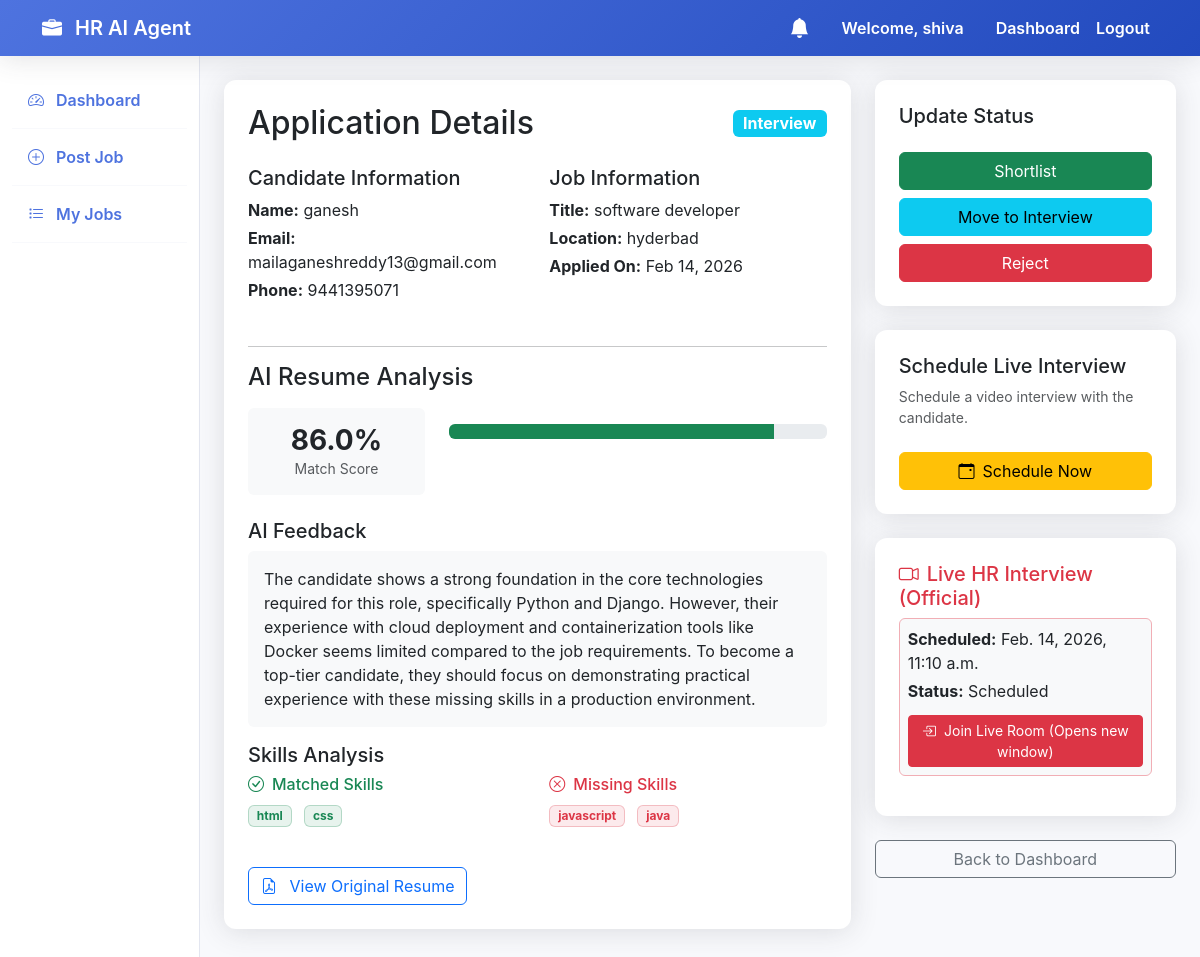
/jobs/application/3/ (signed in), run on the app's committed database.
### accounts/models.py (models this page shows, shortened)
class User(AbstractUser):
    ROLE_CHOICES = (
        ('hr', 'HR (Recruiter)'),
        ('candidate', 'Candidate (Student/Job Seeker)'),
    )
    role = models.CharField(max_length=20, choices=ROLE_CHOICES, default='candidate')
    phone = models.CharField(max_length=15, blank=True, null=True)
    organization_name = models.CharField(max_length=255, blank=True, null=True, help_text="Required for HR role")
    profile_picture = models.ImageField(upload_to='profile_pics/', blank=True, null=True)

### jobs/models.py (models this page shows, shortened)
class Application(models.Model):
    STATUS_CHOICES = (
        ('applied', 'Applied'),
        ('shortlisted', 'Shortlisted'),
        ('rejected', 'Rejected'),
        ('interview', 'Interview'),
    )
    job = models.ForeignKey(Job, on_delete=models.CASCADE, related_name='applications')
    candidate = models.ForeignKey(settings.AUTH_USER_MODEL, on_delete=models.CASCADE, related_name='job_applications')
    resume = models.ForeignKey(Resume, on_delete=models.SET_NULL, null=True)
    match_score = models.FloatField(default=0.0)
    ai_feedback = models.TextField(blank=True, null=True)
    skills_matched = models.TextField(blank=True, null=True)
    missing_skills = models.TextField(blank=True, null=True)
    improvement_suggestions = models.TextField(blank=True, null=True)
    status = models.CharField(max_length=20, choices=STATUS_CHOICES, default='applied')
    applied_at = models.DateTimeField(auto_now_add=True)
    @property
    def upcoming_live_interview(self):
        return self.live_interviews.filter(status='scheduled').first()

class Job(models.Model):
    hr = models.ForeignKey(settings.AUTH_USER_MODEL, on_delete=models.CASCADE, related_name='posted_jobs')
    title = models.CharField(max_length=255)
    description = models.TextField()
    skills_required = models.TextField(help_text="Comma separated skills")
    experience_required = models.CharField(max_length=100)
    location = models.CharField(max_length=255)
    created_at = models.DateTimeField(auto_now_add=True)

### interviews/models.py (models this page shows, shortened)
class LiveInterview(models.Model):
    STATUS_CHOICES = (
        ('scheduled', 'Scheduled'),
        ('completed', 'Completed'),
        ('cancelled', 'Cancelled'),
    )
    application = models.ForeignKey(Application, on_delete=models.CASCADE, related_name='live_interviews')
    interviewer = models.ForeignKey(settings.AUTH_USER_MODEL, on_delete=models.CASCADE, related_name='conducted_interviews')
    scheduled_at = models.DateTimeField()
    meeting_id = models.CharField(max_length=100, unique=True)
    status = models.CharField(max_length=20, choices=STATUS_CHOICES, default='scheduled')
    duration_minutes = models.IntegerField(default=30)
    created_at = models.DateTimeField(auto_now_add=True)

### jobs/views.py (the view)
# urls.py: path('application/<int:pk>/', views.application_detail, name='application_detail'),
@login_required
def application_detail(request, pk):
    application = get_object_or_404(Application, pk=pk)
    if request.user.role != 'hr' and application.candidate != request.user:
        return redirect('dashboard')
    resume_skills = application.resume.parsed_data.get('Skills', []) if application.resume else []
    matched_skills, missing_skills = calculate_skills_match(resume_skills, application.job.skills_required)
    candidate_name = application.candidate.get_full_name()
    candidate_name = application.candidate.get_full_name()
    if not candidate_name:
        candidate_name = application.candidate.username
    context = {
        'app': application,
        'candidate_name': candidate_name,
        'matched_skills': matched_skills,
        'missing_skills': missing_skills
    }
    return render(request, 'jobs/application_detail.html', context)

### interviews/context_processors.py (called while the page is built)
def unread_notifications(request):
    if request.user.is_authenticated:
        count = Notification.objects.filter(recipient=request.user, is_read=False).count()
        return {'unread_notifications_count': count}
    return {'unread_notifications_count': 0}

### jobs/views.py (called while the page is built)
def extract_skills_list(skills_text):
    if not skills_text:
        return []
    def clean_skill(s):
        if not isinstance(s, str):
            return str(s)
        s = s.replace('{{', '').replace('}}', '').replace('{', '').replace('}', '').strip()
        return s
    if isinstance(skills_text, list):
        skills = [clean_skill(s) for s in skills_text]
        return [s for s in skills if s.lower() not in ['skills', 'skill', '']]
    if ':' in skills_text:
        skills_text = skills_text.split(':', 1)[1]
    skills = [clean_skill(s) for s in skills_text.split(',') if s.strip()]
    return [s for s in skills if s.lower() not in ['skills', 'skill', '']]

### templates/jobs/application_detail.html (shortened to what this page needs)
{% extends 'base.html' %}
{% block content %}
<div class="row">
    <div class="col-md-8">
        <div class="card p-4 mb-4">
            <div class="d-flex justify-content-between align-items-center mb-4">
                <h2 class="mb-0">Application Details</h2>
                <span
                    class="badge {% if app.status == 'shortlisted' %}bg-success{% elif app.status == 'rejected' %}bg-danger{% elif app.status == 'interview' %}bg-info{% else %}bg-secondary{% endif %} fs-6">
                    {{ app.get_status_display }}
                </span>
            </div>
            <div class="row mb-4">
                <div class="col-md-6">
                    <h5>Candidate Information</h5>
                    <p class="mb-1"><strong>Name:</strong> {{ candidate_name }}</p>
                    <p class="mb-1"><strong>Email:</strong> {{ app.candidate.email }}</p>
                    <p class="mb-1"><strong>Phone:</strong> {{ app.candidate.phone|default:"N/A" }}</p>
                </div>
                <div class="col-md-6">
                    <h5>Job Information</h5>
                    <p class="mb-1"><strong>Title:</strong> {{ app.job.title }}</p>
                    <p class="mb-1"><strong>Location:</strong> {{ app.job.location }}</p>
                    <p class="mb-1"><strong>Applied On:</strong> {{ app.applied_at|date:"M d, Y" }}</p>
                </div>
            </div>
            <hr>
            <h4 class="mb-3">AI Resume Analysis</h4>
            <div class="row g-4 mb-4">
                <div class="col-md-4">
                    <div class="text-center p-3 bg-light rounded">
                        <div class="h3 fw-bold mb-0">{{ app.match_score|floatformat:1 }}%</div>
                        <div class="small text-muted">Match Score</div>
                    </div>
                </div>
                <div class="col-md-8">
                    <div class="progress mt-3" style="height: 15px;">
                        <div class="progress-bar {% if app.match_score >= 80 %}bg-success{% elif app.match_score >= 50 %}bg-warning{% else %}bg-danger{% endif %}"
                            role="progressbar" style="width: {{ app.match_score }}%;"
                            aria-valuenow="{{ app.match_score }}" aria-valuemin="0" aria-valuemax="100"></div>
                    </div>
            </div>
        </div>
        <h5>AI Feedback</h5>
        <p class="bg-light p-3 rounded">{{ app.ai_feedback }}</p>
        <h5>Skills Analysis</h5>
        <div class="row">
            <div class="col-md-6">
                <h6 class="text-success"><i class="bi bi-check-circle me-2"></i>Matched Skills</h6>
                <ul class="list-inline">
                    {% for skill in matched_skills %}
                    <li class="list-inline-item">
                        <span class="badge badge-glass-success">{{ skill }}</span>
                    </li>
                    {% empty %}
                    <li class="list-inline-item">
                        <p class="small text-muted">No direct matches found.</p>
                    </li>
                    {% endfor %}
                </ul>
            </div>
            <div class="col-md-6">
                <h6 class="text-danger"><i class="bi bi-x-circle me-2"></i>Missing Skills</h6>
                <ul class="list-inline">
                    {% for skill in missing_skills %}
                    <li class="list-inline-item">
                        <span class="badge badge-glass-danger">{{ skill }}</span>
                    </li>
                    {% empty %}
                    <li class="list-inline-item">
                        <p class="small text-muted">No missing skills.</p>
                    </li>
                    {% endfor %}
                </ul>
            </div>
        </div>
        {% if app.resume %}
        <div class="mt-4">
            <a href="{{ app.resume.file.url }}" class="btn btn-outline-primary" target="_blank">
                <i class="bi bi-file-earmark-pdf me-2"></i> View Original Resume
            </a>
        </div>
        {% endif %}
    </div>
</div>
<div class="col-md-4">
    {% if user.role == 'hr' %}
    <div class="card p-4 mb-4">
        <h5>Update Status</h5>
        <div class="d-grid gap-2 mt-3">
            <a href="{% url 'update_status' app.id 'shortlisted' %}" class="btn btn-success">Shortlist</a>
            <a href="{% url 'update_status' app.id 'interview' %}" class="btn btn-info">Move to Interview</a>
            <a href="{% url 'update_status' app.id 'rejected' %}" class="btn btn-danger">Reject</a>
        </div>
    </div>
    <div class="card p-4 mb-4">
        <h5>Schedule Live Interview</h5>
        <p class="small text-muted">Schedule a video interview with the candidate.</p>
        <div class="d-grid gap-2 mt-2">
            <a href="{% url 'schedule_live_interview' app.id %}" class="btn btn-warning">
                <i class="bi bi-calendar-event me-2"></i>Schedule Now
            </a>
        </div>
    </div>
    {% endif %}
    <div class="card p-4 mt-3 border-danger">
        <h5 class="text-danger"><i class="bi bi-camera-video me-2"></i>Live HR Interview (Official)</h5>
        {% if app.upcoming_live_interview %}
        <div class="mb-3 p-2 bg-light rounded border border-danger-subtle">
            <p class="mb-1"><strong>Scheduled:</strong> {{ app.upcoming_live_interview.scheduled_at }}</p>
            <p class="mb-1"><strong>Status:</strong> {{ app.upcoming_live_interview.get_status_display }}</p>
            <a href="{% url 'live_interview_room' app.upcoming_live_interview.meeting_id %}"
                class="btn btn-danger btn-sm w-100 mt-2" target="_blank">
                <i class="bi bi-box-arrow-in-right me-2"></i>Join Live Room (Opens new window)
            </a>
        </div>
        {% else %}
        <div class="text-center py-3 text-muted">
            <i class="bi bi-calendar-x fs-1 mb-2"></i>
            <p class="mb-0">No live interviews scheduled.</p>
        </div>
        {% endif %}
    </div>
    <a href="{% url 'dashboard' %}" class="btn btn-outline-secondary w-100 mt-4">Back to Dashboard</a>
</div>
</div>
{% endblock %}

### templates/base.html (shortened to what this page needs)
<!DOCTYPE html>
<html lang="en">
<head>
    <link href="https://cdn.jsdelivr.net/npm/bootstrap@5.3.0/dist/css/bootstrap.min.css" rel="stylesheet">
    <link rel="stylesheet" href="https://cdn.jsdelivr.net/npm/bootstrap-icons@1.10.5/font/bootstrap-icons.css">
</head>
<body>
    <nav class="navbar navbar-expand-lg sticky-top">
        <div class="container">
            <a class="navbar-brand" href="{% url 'home' %}">
                <i class="bi bi-briefcase-fill me-2"></i> HR AI Agent
            </a>
            <div class="collapse navbar-collapse" id="navbarNav">
                <ul class="navbar-nav ms-auto">
                    {% if user.is_authenticated %}
                    <li class="nav-item me-3 d-flex align-items-center">
                        <a href="{% url 'dashboard' %}" class="nav-link position-relative py-0">
                            <i class="bi bi-bell-fill fs-5"></i>
                        </a>
                    </li>
                    <li class="nav-link text-white me-3">Welcome, {{ user.username }}</li>
                    <li class="nav-item">
                        <a class="nav-link" href="{% url 'dashboard' %}">Dashboard</a>
                    </li>
                    <li class="nav-item">
                        <form action="{% url 'logout' %}" method="post" class="d-inline">
                            <button type="submit" class="nav-link btn btn-link"
                                style="text-decoration: none;">Logout</button>
                        </form>
                    </li>
                    {% endif %}
                </ul>
            </div>
        </div>
    </nav>
    <div class="container-fluid">
        <div class="row">
            {% if user.is_authenticated %}
            <nav class="col-md-3 col-lg-2 d-md-block sidebar collapse">
                <div class="position-sticky pt-3">
                    <ul class="nav flex-column">
                        <li class="nav-item">
                            <a class="nav-link active" href="{% url 'dashboard' %}">
                                <i class="bi bi-speedometer2 me-2"></i> Dashboard
                            </a>
                        </li>
                        {% if user.role == 'hr' %}
                        <li class="nav-item">
                            <a class="nav-link" href="{% url 'post_job' %}">
                                <i class="bi bi-plus-circle me-2"></i> Post Job
                            </a>
                        </li>
                        <li class="nav-item">
                            <a class="nav-link" href="{% url 'hr_jobs' %}">
                                <i class="bi bi-list-task me-2"></i> My Jobs
                            </a>
                        </li>
                        {% endif %}
                    </ul>
                </div>
            </nav>
            <main class="col-md-9 ms-sm-auto col-lg-10 px-md-4 py-4">
                {% block content %}{% endblock %}
            </main>
            {% endif %}
        </div>
    </div>
</body>
</html>

### templates/base.html (style rules this page uses)
:root { --primary-color: #4e73df; --secondary-color: #858796; --success-color: #1cc88a; --info-color: #36b9cc; --warning-color: #f6c23e; --danger-color: #e74a3b; --dark-bg: #f8f9fc; }
body { font-family: 'Inter', -apple-system, BlinkMacSystemFont, "Segoe UI", Roboto, "Helvetica Neue", Arial, sans-serif; background-color: var(--dark-bg); color: #5a5c69; }
.navbar { background: linear-gradient(135deg, #4e73df 0%, #224abe 100%); box-shadow: 0 0.15rem 1.75rem 0 rgba(58, 59, 69, 0.15); }
.navbar-brand, .nav-link { color: white !important; font-weight: 600; }
.card { border: none; border-radius: 0.75rem; box-shadow: 0 0.15rem 1.75rem 0 rgba(58, 59, 69, 0.15); transition: transform 0.2s; }
.sidebar { min-height: 100vh; background: white; border-right: 1px solid #e3e6f0; }
.sidebar .nav-link { color: #4e73df !important; padding: 1rem; border-bottom: 1px solid #f8f9fc; }

### templates/jobs/application_detail.html (style rules this page uses)
.badge-glass-success { background-color: rgba(25, 135, 84, 0.1) !important; color: #198754 !important; border: 1px solid rgba(25, 135, 84, 0.25) !important; }
.badge-glass-danger { background-color: rgba(220, 53, 69, 0.1) !important; color: #dc3545 !important; border: 1px solid rgba(220, 53, 69, 0.25) !important; }

### data on the page
User: username "shiva"
Application: status "Interview", candidate.email "mailaganeshreddy13@gmail.com", candidate.phone "9441395071", job "software developer", job.location "hyderbad", applied_at "Feb 14, 2026", match_score "86.0", ai_feedback "The candidate shows a strong foundation in the core technologies required for this role, specifically Python and Django. However, their experience with cloud deployment and containerization tools like Docker seems limited compared to the job requirements. To become a top-tier candidate, they should focus on demonstrating practical experience with these missing skills in a production environment.", upcoming_live_interview.scheduled_at "Feb. 14, 2026, 11:10 a.m.", upcoming_live_interview.status "Scheduled"
User: username "ganesh"

### other printed values
{{ skill }} "html" "css"
{{ skill }} "javascript" "java"
